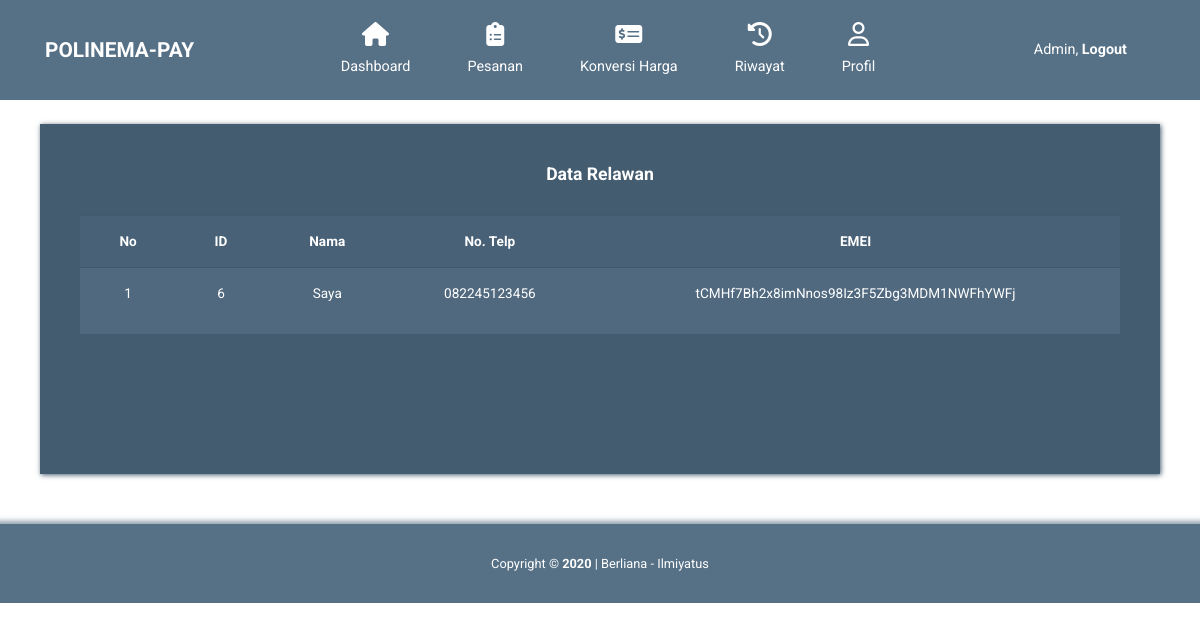
/Admin/user-relawan.php (signed in), run on an earlier commit of the app's database.
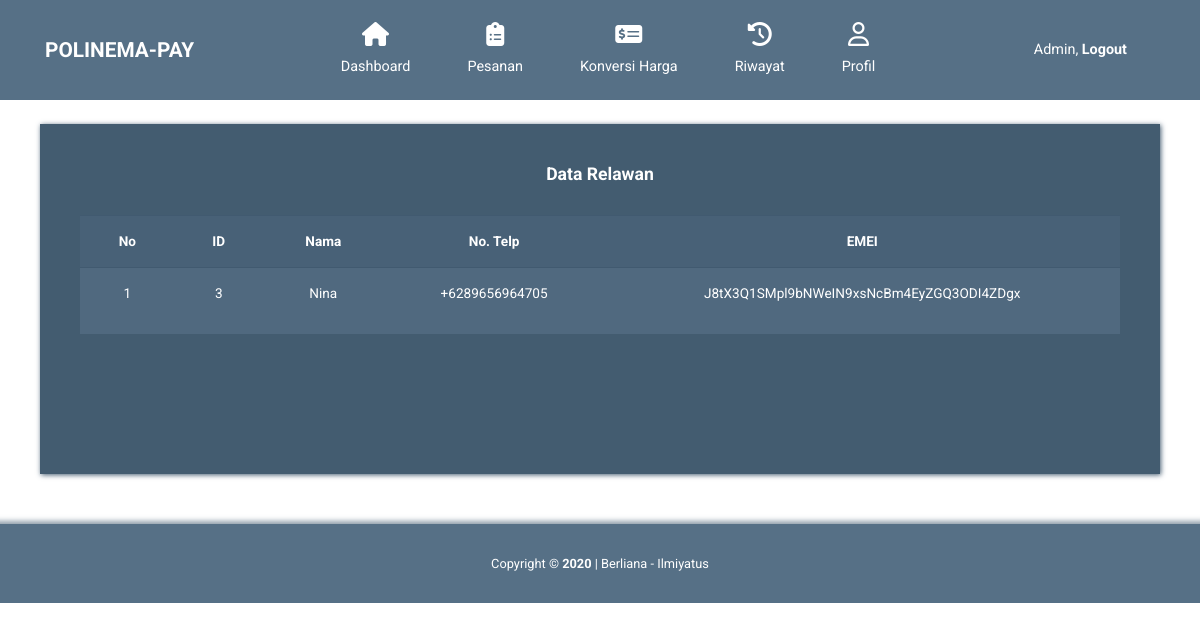
And on a later commit of the database.
### tables this page shows
CREATE TABLE `user` (
  `id` int(100) NOT NULL,
  `unique_id` varchar(23) NOT NULL,
  `level` varchar(20) NOT NULL,
  `name` varchar(50) NOT NULL,
  `nohp` varchar(15) NOT NULL,
  `encrypted_imei` varchar(50) NOT NULL,
  `salt` varchar(10) NOT NULL,
  `created_at` datetime DEFAULT NULL,
  `updated_at` datetime DEFAULT NULL
);

### Admin/user-relawan.php (the view, shortened to what this page needs)
<?php
require_once 'koneksi.php';
?>
<!DOCTYPE html>
<html lang="en">
<head>
    <link rel="stylesheet" href="css/fontawesome.min.css">
    <link rel="stylesheet" href="css/bootstrap.min.css">
    <link rel="stylesheet" href="css/templatemo-style.css">
</head>
<body id="reportsPage">
    <div class="" id="home">
        <nav class="navbar navbar-expand-xl">
            <div class="container h-100">
                <a class="navbar-brand" href="index-admin.php">
                    <h1 class="tm-site-title mb-0">POLINEMA-PAY</h1>
                </a>
            <div class="collapse navbar-collapse" id="navbarSupportedContent">
                <ul class="navbar-nav mx-auto h-100">
                    <li class="nav-item">
                        <a class="nav-link" href="index-admin.php">
                            <i class="fas fa-home"></i>
                            Dashboard
                        </a>
                    </li>
                    <li class="nav-item">
                        <a class="nav-link" href="peninjaupesanan.php">
                            <i class="fas fa-clipboard-list"></i>
                            Pesanan
                        </a>
                    </li>
                    <li class="nav-item">
                        <a class="nav-link" href="konversiharga.php">
                            <i class="fas fa-money-check-alt"></i>
                            Konversi Harga
                        </a>
                    </li>
                    <li class="nav-item">
                        <a class="nav-link" href="riwayat.php">
                            <i class="fas fa-history"></i>
                            Riwayat
                        </a>
                    </li>
                    <li class="nav-item">
                        <a class="nav-link" href="accounts.php">
                            <i class="far fa-user"></i>
                            Profil
                        </a>
                    </li>
                </ul>
                <ul class="navbar-nav">
                    <li class="nav-item">
                        <a class="nav-link d-block" href="logout.php">
                            Admin, <b>Logout</b>
                        </a>
                    </li>
                </ul>
            </div>
        </div>
    </nav>
<div class="container">
    <br>
    <div class="row tm-content-row">
        <div class="col-12 tm-block-col">
            <div class="tm-bg-primary-dark tm-block tm-block-taller tm-block-scroll">
                <h2 align="center" class="tm-block-title">Data Relawan</h2>
                        <table class="table table-hover ">
                  <thead>
                    <tr align="center">
                      <th>No</th>
                      <th>ID</th>
                      <th>Nama</th>
                      <th>No. Telp</th>
                      <th>EMEI</th>
                  </tr>
              </thead>
              <tbody>
                <?php
                $no=1;
                $batas = 3;
              if(!isset($_GET['page'])){
                  $activepage = 1;
              } else {
                  $activepage = $_GET['page'];
              }
              $mulai = $batas * ($activepage-1);
              if(isset($_POST['qcari'])){
                  $qcari=$_POST['qcari'];
                  $query = mysqli_query($koneksi,"SELECT  id, unique_id, level, name, nohp, encrypted_imei, salt, created_at, updated_at FROM user where nohp like '%$qcari%' limit $mulai, $batas");
              } else {
                $query = mysqli_query($koneksi,"SELECT * FROM user where level='Sukarelawan'");
              }
              while ($menu = mysqli_fetch_array($query)) {
                  ?>
                  <tr align="center">
                    <td><p><?php echo $no; ?></p></td>
                    <td><p><?php echo $menu['id'];?></p></td>
                    <td><p><?php echo $menu['name'];?></p></td>
                    <td><p><?php echo $menu['nohp'];?></p></td>
                    <td><p><?php echo $menu['encrypted_imei'];?></p></td>
                </tr>
                <?php
                $no++;
            }
            ?>
        </tbody>
    </table>
                    </div>
                </div>
            </div>
        </div>
        <footer class="tm-footer row tm-mt-small">
            <div class="col-12 font-weight-light">
              <p class="text-center text-white mb-0 px-4 small">
                Copyright &copy; <b>2020</b> | Berliana - Ilmiyatus
            </p>
        </div>
    </footer>
</div>
</body>
</html>

What changed in the data, as far as the page shows it:
removed user: id "6", name "Saya", nohp "082245123456", encrypted_imei "tCMHf7Bh2x8imNnos98Iz3F5Zbg3MDM1NWFhYWFj"
now on this page (row edited): user: id "3", name "Nina", nohp "+6289656964705", encrypted_imei "J8tX3Q1SMpl9bNWeIN9xsNcBm4EyZGQ3ODI4ZDgx"
